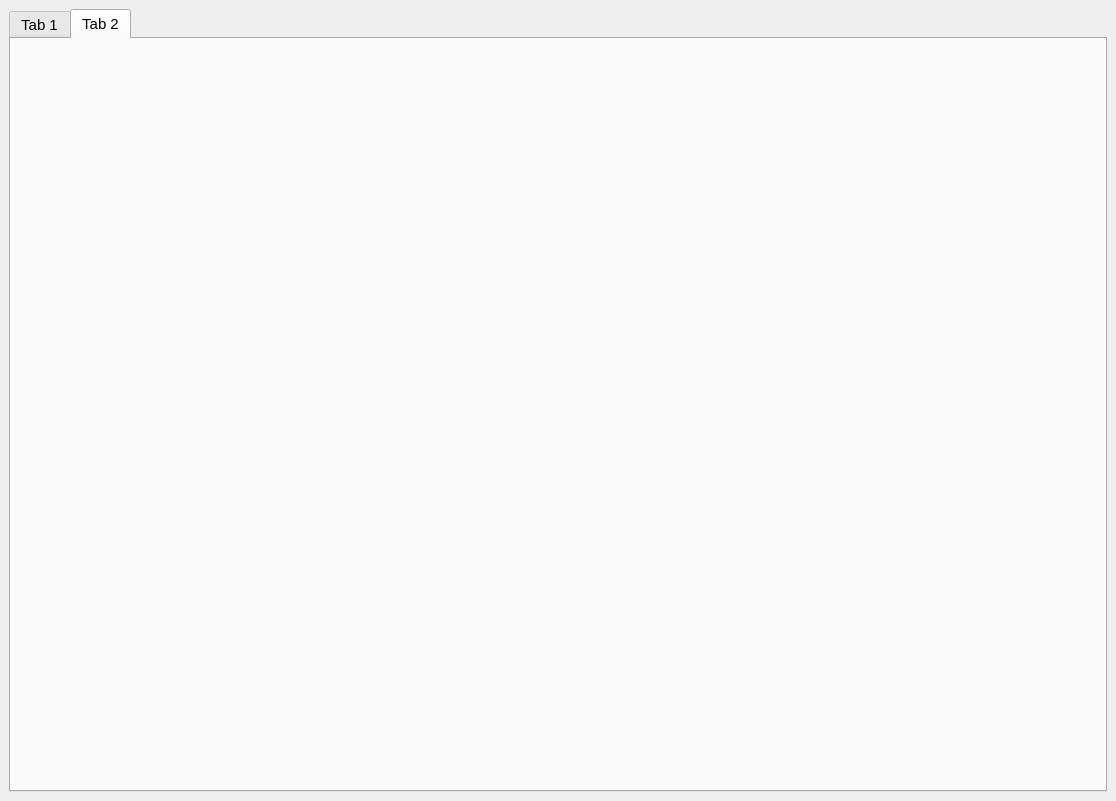
<?xml version="1.0" encoding="UTF-8"?>
<ui version="4.0">
 <class>MainWindow</class>
 <widget class="QMainWindow" name="MainWindow">
  <property name="geometry">
   <rect>
    <x>0</x>
    <y>0</y>
    <width>1116</width>
    <height>801</height>
   </rect>
  </property>
  <property name="font">
   <font>
    <pointsize>11</pointsize>
   </font>
  </property>
  <property name="windowTitle">
   <string>Hall Probe Calibration</string>
  </property>
  <widget class="QWidget" name="centralwidget">
   <layout class="QVBoxLayout" name="verticalLayout">
    <item>
     <widget class="QTabWidget" name="main_tab">
      <property name="currentIndex">
       <number>1</number>
      </property>
      <widget class="QWidget" name="empty_tab_1">
       <attribute name="title">
        <string>Tab 1</string>
       </attribute>
      </widget>
      <widget class="QWidget" name="empty_tab_2">
       <attribute name="title">
        <string>Tab 2</string>
       </attribute>
      </widget>
     </widget>
    </item>
   </layout>
  </widget>
  <widget class="QMenuBar" name="menubar">
   <property name="geometry">
    <rect>
     <x>0</x>
     <y>0</y>
     <width>1116</width>
     <height>26</height>
    </rect>
   </property>
  </widget>
  <action name="setdir_act">
   <property name="text">
    <string>Set Directory...</string>
   </property>
  </action>
  <action name="savevoltage_act">
   <property name="checkable">
    <bool>true</bool>
   </property>
   <property name="checked">
    <bool>true</bool>
   </property>
   <property name="text">
    <string>Save Voltage Data</string>
   </property>
  </action>
  <action name="saveconfig_act">
   <property name="checkable">
    <bool>true</bool>
   </property>
   <property name="checked">
    <bool>true</bool>
   </property>
   <property name="text">
    <string>Save Configuration Files</string>
   </property>
  </action>
  <action name="savefield_act">
   <property name="checkable">
    <bool>true</bool>
   </property>
   <property name="checked">
    <bool>true</bool>
   </property>
   <property name="text">
    <string>Save Field Data</string>
   </property>
  </action>
  <action name="recoverdata_act">
   <property name="text">
    <string>Recover Data...</string>
   </property>
  </action>
  <action name="plotdata_act">
   <property name="text">
    <string>Plot Data...</string>
   </property>
  </action>
 </widget>
 <resources/>
 <connections/>
</ui>
